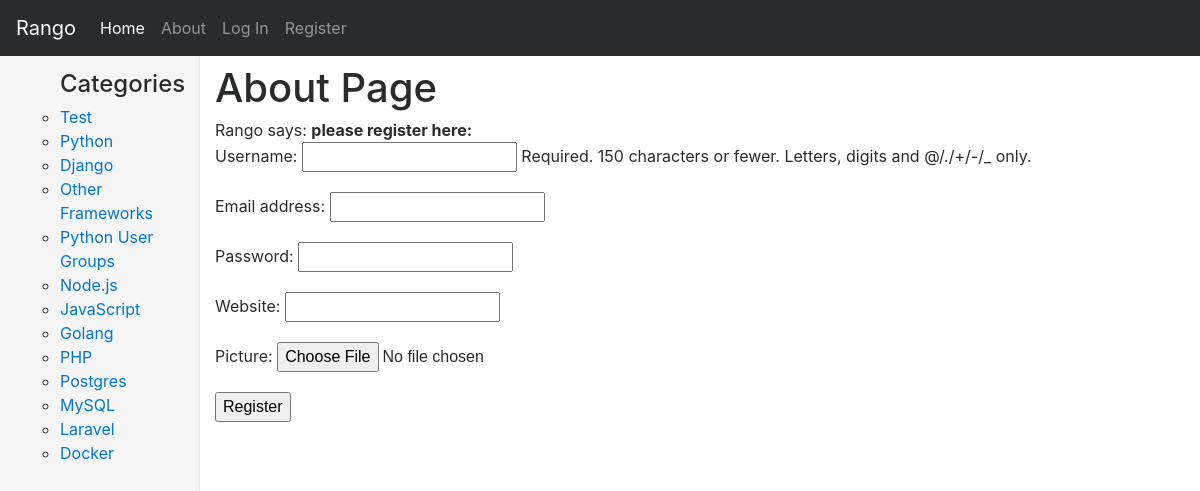
The page /rango/register/ on the database its author committed.
### rango/models.py (models this page shows, shortened)
class Category(models.Model):
    name = models.CharField(max_length=128, unique=True)
    likes = models.IntegerField(default=0)
    views = models.IntegerField(default=0)
    slug = models.SlugField(unique=True)
    class Meta:
        verbose_name_plural = 'Categories'

### rango/views.py (the view)
def register(request):
    registered = False
    if request.method == 'POST':
        user_form = UserForm(data=request.POST)
        profile_form = UserProfileForm(data=request.POST)
        if user_form.is_valid() and profile_form.is_valid():
            user = user_form.save()
            user.set_password(user.password)
            user.save()
            profile = profile_form.save(commit=False)
            profile.user = user
            if 'picture' in request.FILES:
                profile.picture = request.FILES['picture']
            profile.save()
            registered = True
        else:
            print(user_form.errors, profile_form.errors)
    else:
        user_form = UserForm()
        profile_form = UserProfileForm()
    return render(request,
                  'rango/register.html',
                  {'user_form': user_form,
                   'profile_form': profile_form,
                   'registered': registered})

### rango/forms.py
class UserForm(forms.ModelForm):
    class Meta:
        model = User
        fields = ('username', 'email', 'password')
    password = forms.CharField(widget=forms.PasswordInput)

class UserProfileForm(forms.ModelForm):
    class Meta:
        model = UserProfile
        fields = ('website', 'picture')

### rango/templatetags/rango_template_tags.py (called while the page is built)
@register.inclusion_tag('rango/cats.html')
def get_category_list(cat=None):
    return {
        'cats': Category.objects.all(),
        'act_cat': cat
    }

### tangodjango/templates/rango/register.html (shortened to what this page needs)
{% extends 'rango/base_bootstrap.html' %}
{% load staticfiles %}
{% block body_block %}
    <h1>About Page</h1>
    {% if registered %}
        Rango says: <strong>thank you for registration!</strong>
        <a href="{% url 'rango:index' %}">Return to homepage</a>
    {% else %}
        Rango says: <strong>please register here:</strong><br>
        <form action="{% url 'rango:register' %}" method="post" id="user_form" enctype="multipart/form-data">
            {{ user_form.as_p }}
            {{ profile_form.as_p }}
            <input type="submit" name="submit" value="Register">
        </form>
    {% endif %}
{% endblock %}

### tangodjango/templates/rango/cats.html
<ul>
    {% if cats %}
        <h4>Categories</h4>
        {% for c in cats %}
            {% if c == act_cat %}
                <li><strong><a href="{% url 'rango:show_category' c.slug %}">{{ c.name.upper }}</a></strong></li>
            {% else %}
                <li><a href="{% url 'rango:show_category' c.slug %}">{{ c.name }}</a></li>
            {% endif %}
        {% endfor %}
    {% endif %}
</ul>

### tangodjango/static/css/dashboard.css (style rules this page uses)
body { padding-top: 50px; }

### rows shown on the page
Category: name "Test"
Category: name "Python"
Category: name "Django"
Category: name "Other Frameworks"
Category: name "Python User Groups"
Category: name "Node.js"
Category: name "JavaScript"
Category: name "Golang"
Category: name "PHP"
Category: name "Postgres"
Category: name "MySQL"
Category: name "Laravel"
Category: name "Docker"
